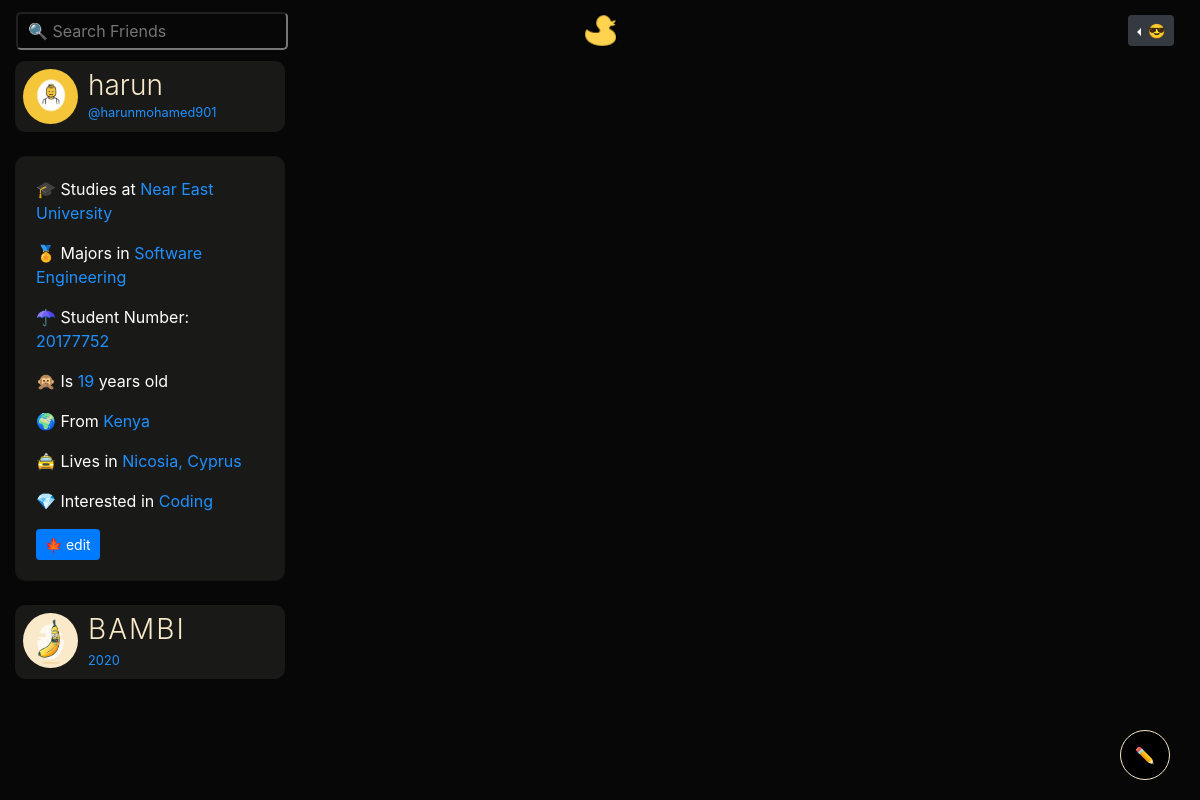
The app's page /market (signed in) with its own data.
### bambiv3/models.py (models this page shows, shortened)
class User(db.Model, UserMixin):
	id = db.Column(db.Integer, primary_key=True)
	username = db.Column(db.String(20), unique=True, nullable=False)
	email = db.Column(db.String(120), unique=True, nullable=False)
	image_file = db.Column(db.String(20), nullable=False, default='default.jpg')
	password = db.Column(db.String(60), nullable=False)
	last_seen = db.Column(db.DateTime, default=datetime.utcnow)
	department = db.Column(db.String(20), nullable=False)
	student_number = db.Column(db.Integer(), unique=True, nullable=False)
	age = db.Column(db.Integer(), nullable=False)
	country = db.Column(db.String(20), nullable=False)
	hobby = db.Column(db.String(20), nullable=False)
	bio = db.Column(db.String(120), nullable=True)
	private = db.Column(db.Boolean, default=False, nullable=False)
	posts = db.relationship('Post', backref='author', lazy=True)
	products = db.relationship('Product', backref='author', lazy=True)
	followed = db.relationship(
		'User', secondary=followers,
		primaryjoin=(followers.c.follower_id == id),
		secondaryjoin=(followers.c.followed_id == id),
		backref=db.backref('followers', lazy='dynamic'), lazy='dynamic')
	messages_sent = db.relationship('Message',
									foreign_keys='Message.sender_id',
									backref='author', lazy='dynamic')
	messages_received = db.relationship('Message',
										foreign_keys='Message.recipient_id',
										backref='recipient', lazy='dynamic')
	last_message_read_time = db.Column(db.DateTime)
	def new_messages(self):
		last_read_time = self.last_message_read_time or datetime(1900, 1, 1)
		return Message.query.filter_by(recipient=self).filter(
			Message.timestamp > last_read_time).count()

### bambiv3/routes.py (the view)
@app.route('/market', methods=['GET', 'POST'])
def market():
	products = Product.query.order_by(Product.date_posted.desc())
	return render_template('market.html', title="Market", products=products)

### bambiv3/models.py (called while the page is built)
@login_manager.user_loader
def load_user(user_id):
	return User.query.get(int(user_id))

### bambiv3/routes.py (called while the page is built)
@app.before_request
def before_request():
	if current_user.is_authenticated:
		current_user.last_seen = datetime.utcnow()
		db.session.commit()

### bambiv3/templates/market.html (shortened to what this page needs)
{% extends "layout.html" %}
{% block content %}
<div class="container-fluid">
  <div class="row">
    <div class="col-lg-3 d-none d-lg-block">
      {% if current_user.is_authenticated %}
      <header>
        <img src="{{ url_for('static', filename='profile_pics/' + current_user.image_file) }}" alt="default profile" class="profile-thumbnail">
        <div class="profile-name">
          <h3>{{current_user.username}}</h3>
          <small>@{{current_user.email.split("@")[0] | lower}}</small>
        </div>
      </header>
      <br>
    <div class="card about" style="color:#fff;background:#191917;border-radius:10px;">
    <div class="card-body">
      <p> 🎓 Studies at <span>Near East University</span></p>
      <p> 🏅 Majors in <span>{{current_user.department}}</span></p>
      <p> ☂ Student Number: <span>{{current_user.student_number}}</span></p>
      <p> 🙊 Is <span>{{current_user.age}}</span> years old</p>
      <p> 🌍 From <span>{{current_user.country}}</span></p>
      <p> 🚖 Lives in <span>Nicosia, Cyprus</span></p>
      <p> 💎 Interested in <span>{{current_user.hobby}}</span></p>
      <a class="btn btn-sm btn-primary" href="{{ url_for('account') }}">🍁 edit</a>
    </div>
  </div>
  <br>
  <header data-toggle="popover" data-content="🍌: Click to know more about Bambi">
    <a href="{{url_for('about')}}" target="_blank" style="color: #F9E9C8;text-decoration: none;">
    <img src="{{ url_for('static', filename='profile_pics/' + 'logod.png') }}" alt="logo" class="profile-thumbnail">
    <div class="profile-name">
      <h3 class="logo">BAMBI</h3>
      <small id="year"></small>
    </a>
    </div>
  {% endif %}
</div>
    <div class="col-lg-6">
</div>
    <div class="col-lg-3 d-none d-lg-block">
</div>
{% endblock content %}

### bambiv3/static/main.css (style rules this page uses)
body { background:#070707; color:#F9E9C8; }
.logo { color:#F9E9C8; letter-spacing:2px; }
.about span, small { color:#1e90ff; }
h3 { font-weight: 300; }

### bambiv3/templates/market.html (style rules this page uses)
header, footer { display: flex; flex-direction: row; color:#F9E9C8; background:#191917; border-radius:10px; padding:8px; cursor:pointer; }
header .profile-thumbnail { width: 55px; height: 55px; border-radius: 50%; }
header .profile-name { display: flex; flex-direction:column; margin-left: 10px; }
header h3, header h4 { display: flex; margin: 0; }

### records on screen
User: image_file (placeholder picture), username "harun", email "harunmohamed901", department "Software Engineering", student_number "20177752", age "19", country "Kenya", hobby "Coding"
